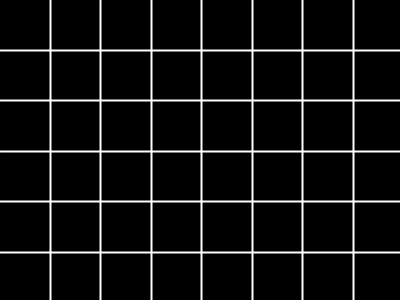
Frame 1 (no input)
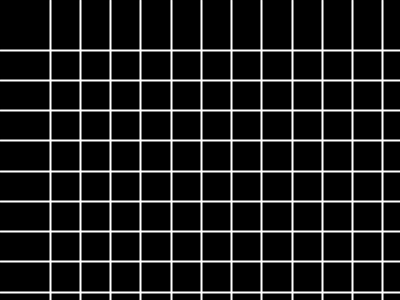
Frame 60 (the mouse pressed at the canvas centre just before this capture)
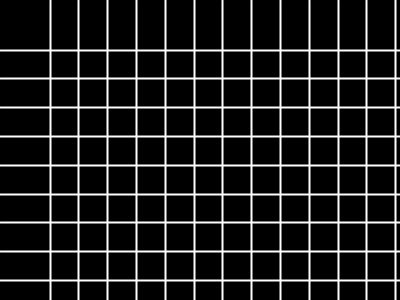
Frame 120 (the mouse held since frame 60 and released just before this capture)

The Processing sketch that drew these frames (run headless with seeded random() and noise(); from frame 60 on, the mouse is pressed at the canvas centre):

// Processing sketch: sketch_24_two_loops
// ── sketch_24_two_loops.pde
float x;
float y;
float spacing = 50;
void setup(){
  size(400,300);
}
void draw(){
  background(0);
  
  spacing = spacing + random(-2,2); 
  
  stroke(255);
  strokeWeight(2);
  x=50;
  while(x<width){
    
    line(x,0,x,height);
    x=x+ spacing ;
  }
  y=50;
  while(y<height){
    
    line(0,y,width,y);
    y=y+spacing;
  }
}
